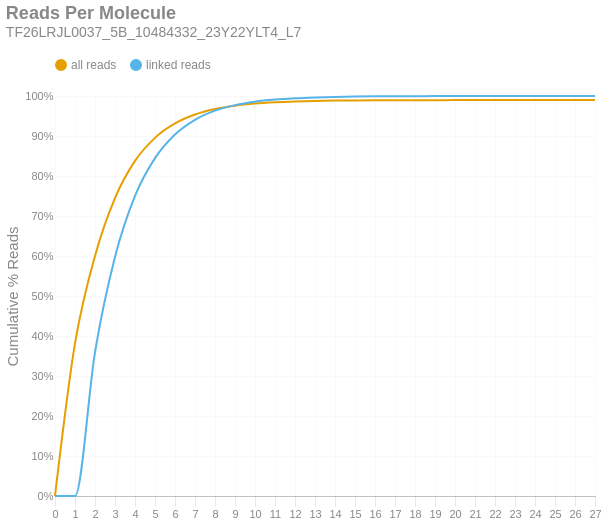

The cell this chart's notebook holds for it:
### Markdown cell above
### Reads per Molecule
This chart shows the cumulative distribution of the number of reads per linked molecule. That is, how many alignments are associated with a unique molecule. This excludes the number of reads associated with invalid or absent linked-read barcodes. The `linked` histogram is the percentages recalculated when disregarding singletons.

### Code cell
if SKIPLR:
    print_html(f"Skipped")
else:
    counts = np.bincount(valids['reads'].cast(pl.Int64).to_numpy())
    weighted = counts * np.arange(len(counts))
    all_perc = weighted / n_reads
    linked_perc = weighted / n_linked_reads
    linked_perc[1] = 0
    binned_df = pl.DataFrame({
        'readsper': list(range(len(counts))),
        'all reads (cumsum)': np.cumsum(all_perc).tolist(),
        'linked reads (cumsum)': np.cumsum(linked_perc).tolist(),
    })

    with SafeRender(binned_df):
        (
            density_plot(binned_df, 'Reads Per Molecule', samplename, 'readspmol')
            .encode(
                x=alt.X('readsper:O', title=None).axis(labelAngle=0).scale(padding=0),
                y=alt.Y('value:Q', title='Cumulative % Reads').axis(format='%').stack(False),
                color=alt.Color("key:N").scale(domain=["all reads", "linked reads"]),
                tooltip=[
                    alt.Tooltip("key:N", title="Data Type"),
                    alt.Tooltip("readsper:O", title="Reads Per Molecule"),
                    alt.Tooltip("value:Q", format=".2%", title="% Reads (Cum.)")
                ]            
            )
        ).display()

### Figure 1 — Vega-Lite specification as saved in the notebook (floating-point values rounded to 4 significant figures)
{"width": "container", "height": 400, "config": {"title": {"anchor": "start", "dy": -15, "fontSize": 18, "color": "#888888", "subtitleColor": "#888888", "subtitleFontSize": 14}, "arc": {"fill": "#0072B2"}, "axis": {"domainColor": "#888888", "domainWidth": 0.5, "gridWidth": 0.2, "grid": false, "titleFontWeight": 400, "titleFontSize": 15, "labelFontSize": 11, "labelColor": "#888888", "tickColor": "#888888", "tickWidth": 0.2, "titleColor": "#888888"}, "axisBand": {"grid": false}, "axisX": {"grid": true, "tickSize": 10, "domainCap": "round"}, "axisY": {"domain": false, "grid": true, "tickSize": 0, "domainCap": "round"}, "background": "transparent", "header": {"labelFontSize": 15, "labelColor": "#888888", "titleFontSize": 15, "titleFontWeight": 600, "titleColor": "#888888"}, "legend": {"labelFont": "sans-serif", "labelFontSize": 12, "labelColor": "#888888", "symbolSize": 100, "symbolType": "circle", "titleFontSize": 12, "titlePadding": 10, "titleColor": "#888888", "title": null, "orient": "top"}, "range": {"category": ["#E69F00", "#56B4E9", "#009E73", "#F0E442", "#0072B2", "#D55E00", "#CC79A7", "#000000"], "diverging": ["#cfe8f3", "#a2d4ec", "#73bfe2", "#46abdb", "#1696d2", "#12719e"]}, "area": {"fill": "#0072B2", "fillOpacity": 0.7, "line": true, "strokeOpacity": 0.7}, "line": {"color": "#0072B2", "stroke": "#0072B2", "strokeWidth": 2}, "trail": {"color": "#0072B2", "stroke": "#0072B2", "strokeWidth": 0, "size": 1}, "point": {"filled": true, "fillOpacity": 1.0, "size": 95}, "text": {"color": "#888888", "fontSize": 11, "align": "right", "fontWeight": 400, "size": 11}, "bar": {"fill": "#0072B2", "stroke": null}, "view": {"stroke": null, "continuousWidth": 660, "continuousHeight": 400}}, "data": {"name": "data-7e73c95b2b3a0b0f1800731bde87f99e"}, "mark": {"type": "line", "interpolate": "monotone", "point": {"opacity": 0, "size": 275}}, "encoding": {"color": {"field": "key", "scale": {"domain": ["all reads", "linked reads"]}, "type": "nominal"}, "tooltip": [{"field": "key", "title": "Data Type", "type": "nominal"}, {"field": "readsper", "title": "Reads Per Molecule", "type": "ordinal"}, {"field": "value", "format": ".2%", "title": "% Reads (Cum.)", "type": "quantitative"}], "x": {"axis": {"labelAngle": 0}, "field": "readsper", "scale": {"padding": 0}, "title": null, "type": "ordinal"}, "y": {"axis": {"format": "%"}, "field": "value", "stack": false, "title": "Cumulative % Reads", "type": "quantitative"}}, "params": [{"name": "param_c36ac31b6afebe62", "select": {"type": "point", "fields": ["key"]}, "bind": "legend"}], "title": {"text": "Reads Per Molecule", "subtitle": "TF26LRJL0037_5B_10484332_23Y22YLT4_L7"}, "transform": [{"fold": ["all reads (cumsum)", "linked reads (cumsum)"]}, {"calculate": "replace(datum.key, ' (cumsum)', '')", "as": "key"}, {"filter": {"param": "param_c36ac31b6afebe62"}}], "usermeta": {"embedOptions": {"downloadFileName": "TF26LRJL0037_5B_10484332_23Y22YLT4_L7.readspmol"}}, "$schema": "https://vega.github.io/schema/vega-lite/v6.4.1.json", "datasets": {"data-7e73c95b2b3a0b0f1800731bde87f99e": [{"readsper": 0, "all reads (cumsum)": 0.0, "linked reads (cumsum)": 0.0}, {"readsper": 1, "all reads (cumsum)": 0.3814, "linked reads (cumsum)": 0.0}, {"readsper": 2, "all reads (cumsum)": 0.6001, "linked reads (cumsum)": 0.3594}, {"readsper": 3, "all reads (cumsum)": 0.7448, "linked reads (cumsum)": 0.5973}, {"readsper": 4, "all reads (cumsum)": 0.8377, "linked reads (cumsum)": 0.75}, {"readsper": 5, "all reads (cumsum)": 0.8953, "linked reads (cumsum)": 0.8447}, {"readsper": 6, "all reads (cumsum)": 0.9313, "linked reads (cumsum)": 0.9038}, {"readsper": 7, "all reads (cumsum)": 0.9536, "linked reads (cumsum)": 0.9405}, {"readsper": 8, "all reads (cumsum)": 0.9675, "linked reads (cumsum)": 0.9633}, {"readsper": 9, "all reads (cumsum)": 0.9759, "linked reads (cumsum)": 0.9771}, {"readsper": 10, "all reads (cumsum)": 0.9812, "linked reads (cumsum)": 0.9858}, {"readsper": 11, "all reads (cumsum)": 0.9843, "linked reads (cumsum)": 0.991}, {"readsper": 12, "all reads (cumsum)": 0.9864, "linked reads (cumsum)": 0.9944}, {"readsper": 13, "all reads (cumsum)": 0.9876, "linked reads (cumsum)": 0.9964}, {"readsper": 14, "all reads (cumsum)": 0.9884, "linked reads (cumsum)": 0.9978}, {"readsper": 15, "all reads (cumsum)": 0.9889, "linked reads (cumsum)": 0.9986}, {"readsper": 16, "all reads (cumsum)": 0.9892, "linked reads (cumsum)": 0.9991}, {"readsper": 17, "all reads (cumsum)": 0.9894, "linked reads (cumsum)": 0.9994}, {"readsper": 18, "all reads (cumsum)": 0.9896, "linked reads (cumsum)": 0.9996}, {"readsper": 19, "all reads (cumsum)": 0.9896, "linked reads (cumsum)": 0.9997}, {"readsper": 20, "all reads (cumsum)": 0.9897, "linked reads (cumsum)": 0.9999}, {"readsper": 21, "all reads (cumsum)": 0.9898, "linked reads (cumsum)": 0.9999}, {"readsper": 22, "all reads (cumsum)": 0.9898, "linked reads (cumsum)": 1.0}, {"readsper": 23, "all reads (cumsum)": 0.9898, "linked reads (cumsum)": 1.0}, {"readsper": 24, "all reads (cumsum)": 0.9898, "linked reads (cumsum)": 1.0}, {"readsper": 25, "all reads (cumsum)": 0.9898, "linked reads (cumsum)": 1.0}, {"readsper": 26, "all reads (cumsum)": 0.9898, "linked reads (cumsum)": 1.0}, {"readsper": 27, "all reads (cumsum)": 0.9898, "linked reads (cumsum)": 1.0}]}}
